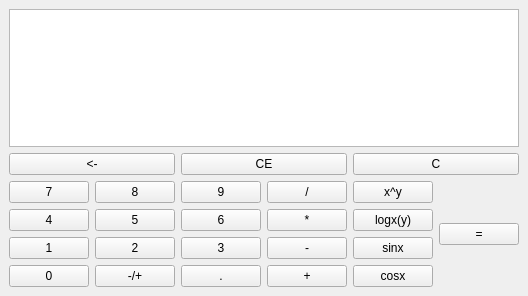
<?xml version="1.0" encoding="UTF-8"?>
<ui version="4.0">
 <class>calc</class>
 <widget class="QMainWindow" name="calc">
  <property name="geometry">
   <rect>
    <x>0</x>
    <y>0</y>
    <width>374</width>
    <height>296</height>
   </rect>
  </property>
  <property name="windowTitle">
   <string>calc</string>
  </property>
  <widget class="QWidget" name="centralwidget">
   <layout class="QVBoxLayout" name="verticalLayout">
    <item>
     <widget class="QTextEdit" name="textEdit">
      <property name="font">
       <font>
        <pointsize>20</pointsize>
       </font>
      </property>
      <property name="html">
       <string>&lt;!DOCTYPE HTML PUBLIC &quot;-//W3C//DTD HTML 4.0//EN&quot; &quot;http://www.w3.org/TR/REC-html40/strict.dtd&quot;&gt;
&lt;html&gt;&lt;head&gt;&lt;meta name=&quot;qrichtext&quot; content=&quot;1&quot; /&gt;&lt;meta charset=&quot;utf-8&quot; /&gt;&lt;style type=&quot;text/css&quot;&gt;
p, li { white-space: pre-wrap; }
hr { height: 1px; border-width: 0; }
li.unchecked::marker { content: &quot;\2610&quot;; }
li.checked::marker { content: &quot;\2612&quot;; }
&lt;/style&gt;&lt;/head&gt;&lt;body style=&quot; font-family:'.AppleSystemUIFont'; font-size:20pt; font-weight:400; font-style:normal;&quot;&gt;
&lt;p style=&quot;-qt-paragraph-type:empty; margin-top:0px; margin-bottom:0px; margin-left:0px; margin-right:0px; -qt-block-indent:0; text-indent:0px;&quot;&gt;&lt;br /&gt;&lt;/p&gt;&lt;/body&gt;&lt;/html&gt;</string>
      </property>
     </widget>
    </item>
    <item>
     <layout class="QHBoxLayout" name="horizontalLayout">
      <item>
       <widget class="QPushButton" name="butDel">
        <property name="text">
         <string>&lt;-</string>
        </property>
       </widget>
      </item>
      <item>
       <widget class="QPushButton" name="butCE">
        <property name="text">
         <string>CE</string>
        </property>
       </widget>
      </item>
      <item>
       <widget class="QPushButton" name="butC">
        <property name="text">
         <string>C</string>
        </property>
       </widget>
      </item>
     </layout>
    </item>
    <item>
     <layout class="QHBoxLayout" name="horizontalLayout_2">
      <item>
       <layout class="QGridLayout" name="gridLayout">
        <item row="0" column="0">
         <widget class="QPushButton" name="but7">
          <property name="text">
           <string>7</string>
          </property>
         </widget>
        </item>
        <item row="0" column="1">
         <widget class="QPushButton" name="but8">
          <property name="text">
           <string>8</string>
          </property>
         </widget>
        </item>
        <item row="0" column="2">
         <widget class="QPushButton" name="but9">
          <property name="text">
           <string>9</string>
          </property>
         </widget>
        </item>
        <item row="0" column="3">
         <widget class="QPushButton" name="butDevide">
          <property name="text">
           <string>/</string>
          </property>
         </widget>
        </item>
        <item row="0" column="4">
         <widget class="QPushButton" name="butDeg">
          <property name="text">
           <string>x^y</string>
          </property>
         </widget>
        </item>
        <item row="1" column="0">
         <widget class="QPushButton" name="but4">
          <property name="text">
           <string>4</string>
          </property>
         </widget>
        </item>
        <item row="1" column="1">
         <widget class="QPushButton" name="but5">
          <property name="text">
           <string>5</string>
          </property>
         </widget>
        </item>
        <item row="1" column="2">
         <widget class="QPushButton" name="but6">
          <property name="text">
           <string>6</string>
          </property>
         </widget>
        </item>
        <item row="1" column="3">
         <widget class="QPushButton" name="butMultiply">
          <property name="text">
           <string>*</string>
          </property>
         </widget>
        </item>
        <item row="1" column="4">
         <widget class="QPushButton" name="butLog">
          <property name="text">
           <string>logx(y)</string>
          </property>
         </widget>
        </item>
        <item row="2" column="0">
         <widget class="QPushButton" name="but1">
          <property name="text">
           <string>1</string>
          </property>
         </widget>
        </item>
        <item row="2" column="1">
         <widget class="QPushButton" name="but2">
          <property name="text">
           <string>2</string>
          </property>
         </widget>
        </item>
        <item row="2" column="2">
         <widget class="QPushButton" name="but3">
          <property name="text">
           <string>3</string>
          </property>
         </widget>
        </item>
        <item row="2" column="3">
         <widget class="QPushButton" name="butMin">
          <property name="text">
           <string>-</string>
          </property>
         </widget>
        </item>
        <item row="2" column="4">
         <widget class="QPushButton" name="butSin">
          <property name="text">
           <string>sinx</string>
          </property>
         </widget>
        </item>
        <item row="3" column="0">
         <widget class="QPushButton" name="but0">
          <property name="text">
           <string>0</string>
          </property>
         </widget>
        </item>
        <item row="3" column="1">
         <widget class="QPushButton" name="butPM">
          <property name="text">
           <string>-/+</string>
          </property>
         </widget>
        </item>
        <item row="3" column="2">
         <widget class="QPushButton" name="butFloat">
          <property name="text">
           <string>.</string>
          </property>
         </widget>
        </item>
        <item row="3" column="3">
         <widget class="QPushButton" name="butSum">
          <property name="text">
           <string>+</string>
          </property>
         </widget>
        </item>
        <item row="3" column="4">
         <widget class="QPushButton" name="butCos">
          <property name="text">
           <string>cosx</string>
          </property>
         </widget>
        </item>
       </layout>
      </item>
      <item>
       <widget class="QPushButton" name="butEqually">
        <property name="text">
         <string>=</string>
        </property>
       </widget>
      </item>
     </layout>
    </item>
   </layout>
  </widget>
 </widget>
 <resources/>
 <connections/>
</ui>
